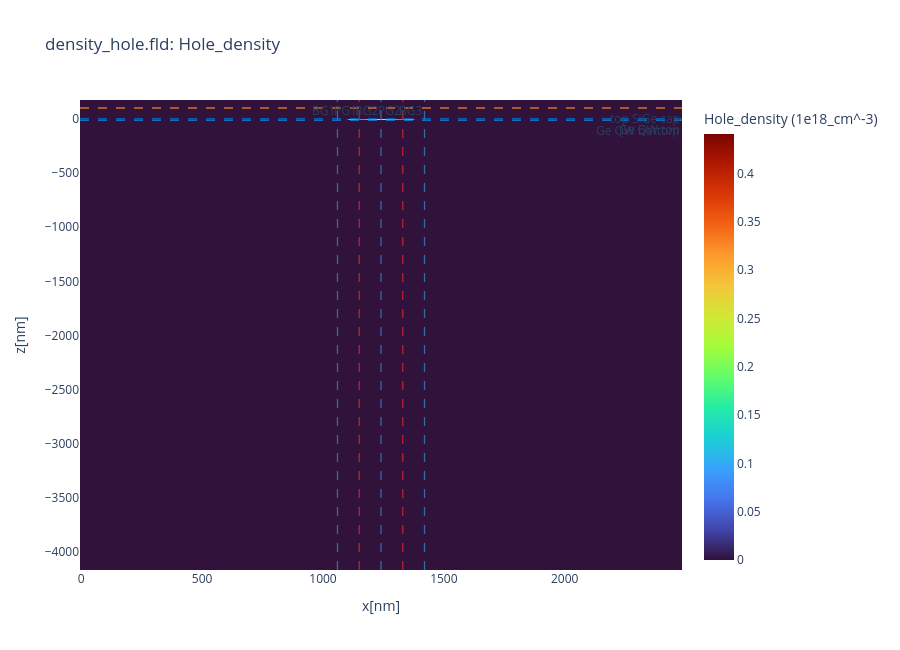

This figure's notebook cell:
### Code cell
hole_line = show_bias_plane_with_linecut(
    RUN_ROOT,
    'density_hole',
    interactive=INTERACTIVE_PLANES,
    interactive_linecut=INTERACTIVE_LINECUTS,
    line_axis=SURFACE_LINECUT_AXIS,
    line_coords=SURFACE_LINECUT_COORDS,
    log10=False,
    bias=BIAS_INDEX,
)
print('Chosen hole-density line cut:', hole_line['chosen_coords'])

### Figure 1 — Plotly figure (JSON) as saved in the notebook; plotly's stock layout.template omitted (floating-point values rounded to 4 significant figures; data arrays with more than 128 entries replaced by an {"elided": "..."} marker saying what was removed)
{"data": [{"colorbar": {"title": {"text": "Hole_density (1e18_cm^-3)"}}, "colorscale": [[0, "#30123b"], [0.07143, "#4145ab"], [0.1429, "#4675ed"], [0.2143, "#39a2fc"], [0.2857, "#1bcfd4"], [0.3571, "#24eca6"], [0.4286, "#61fc6c"], [0.5, "#a4fc3b"], [0.5714, "#d1e834"], [0.6429, "#f3c63a"], [0.7143, "#fe9b2d"], [0.7857, "#f36315"], [0.8571, "#d93806"], [0.9286, "#b11901"], [1, "#7a0402"]], "type": "heatmap", "x": [0.0, 10.44, 18.61, 25.0, 30.0, 40.0, 134.4, 228.9, 323.3, 417.8, 512.2, 606.7, 701.1, 795.6, 890.0, 992.4, 1015.0, 1020.0, 1025.0, 1030.0, 1035.0, 1040.0, 1045.0, 1050.0, 1055.0, 1060.0, 1065.0, 1070.0, 1075.0, 1080.0, 1085.0, 1090.0, 1095.0, 1100.0, 1105.0, 1110.0, 1115.0, 1120.0, 1125.0, 1130.0, 1135.0, 1140.0, 1145.0, 1150.0, 1155.0, 1160.0, 1165.0, 1170.0, 1175.0, 1180.0, 1185.0, 1190.0, 1195.0, 1200.0, 1205.0, 1210.0, 1215.0, 1220.0, 1225.0, 1230.0, 1235.0, 1240.0, 1245.0, 1250.0, 1255.0, 1260.0, 1265.0, 1270.0, 1275.0, 1280.0, 1285.0, 1290.0, 1295.0, 1300.0, 1305.0, 1310.0, 1315.0, 1320.0, 1325.0, 1330.0, 1335.0, 1340.0, 1345.0, 1350.0, 1355.0, 1360.0, 1365.0, 1370.0, 1375.0, 1380.0, 1385.0, 1390.0, 1395.0, 1400.0, 1405.0, 1410.0, 1415.0, 1420.0, 1425.0, 1430.0, 1435.0, 1440.0, 1445.0, 1450.0, 1455.0, 1460.0, 1465.0, 1488.0, 1590.0, 1684.0, 1779.0, 1873.0, 1968.0, 2062.0, 2157.0, 2251.0, 2346.0, 2440.0, 2450.0, 2455.0, 2461.0, 2470.0, 2480.0], "y": {"elided": "554 float values"}, "z": {"elided": "554x123 float values"}}], "layout": {"annotations": [{"showarrow": false, "text": "BG1", "x": 1060, "xanchor": "right", "xref": "x", "y": 1, "yanchor": "top", "yref": "y domain"}, {"showarrow": false, "text": "PG1", "x": 1150, "xanchor": "right", "xref": "x", "y": 1, "yanchor": "top", "yref": "y domain"}, {"showarrow": false, "text": "BG2", "x": 1240, "xanchor": "right", "xref": "x", "y": 1, "yanchor": "top", "yref": "y domain"}, {"showarrow": false, "text": "PG2", "x": 1330, "xanchor": "right", "xref": "x", "y": 1, "yanchor": "top", "yref": "y domain"}, {"showarrow": false, "text": "BG3", "x": 1420, "xanchor": "right", "xref": "x", "y": 1, "yanchor": "top", "yref": "y domain"}, {"showarrow": false, "text": "Ge QW bottom", "x": 1, "xanchor": "right", "xref": "x domain", "y": -14.75, "yanchor": "top", "yref": "y"}, {"showarrow": false, "text": "Ge QW top", "x": 1, "xanchor": "right", "xref": "x domain", "y": -0.25, "yanchor": "top", "yref": "y"}, {"showarrow": false, "text": "top SiGe cap", "x": 1, "xanchor": "right", "xref": "x domain", "y": 99.95, "yanchor": "top", "yref": "y"}], "height": 650, "shapes": [{"line": {"color": "#2C7FB8", "dash": "dash", "width": 1.3}, "opacity": 0.85, "type": "line", "x0": 1060, "x1": 1060, "xref": "x", "y0": 0, "y1": 1, "yref": "y domain"}, {"line": {"color": "#D62728", "dash": "dash", "width": 1.3}, "opacity": 0.85, "type": "line", "x0": 1150, "x1": 1150, "xref": "x", "y0": 0, "y1": 1, "yref": "y domain"}, {"line": {"color": "#2C7FB8", "dash": "dash", "width": 1.3}, "opacity": 0.85, "type": "line", "x0": 1240, "x1": 1240, "xref": "x", "y0": 0, "y1": 1, "yref": "y domain"}, {"line": {"color": "#D62728", "dash": "dash", "width": 1.3}, "opacity": 0.85, "type": "line", "x0": 1330, "x1": 1330, "xref": "x", "y0": 0, "y1": 1, "yref": "y domain"}, {"line": {"color": "#2C7FB8", "dash": "dash", "width": 1.3}, "opacity": 0.85, "type": "line", "x0": 1420, "x1": 1420, "xref": "x", "y0": 0, "y1": 1, "yref": "y domain"}, {"line": {"color": "#0B78D0", "dash": "dash", "width": 1.3}, "opacity": 0.9, "type": "line", "x0": 0, "x1": 1, "xref": "x domain", "y0": -14.75, "y1": -14.75, "yref": "y"}, {"line": {"color": "#0B78D0", "dash": "dash", "width": 1.3}, "opacity": 0.9, "type": "line", "x0": 0, "x1": 1, "xref": "x domain", "y0": -0.25, "y1": -0.25, "yref": "y"}, {"line": {"color": "#E67E22", "dash": "dash", "width": 1.3}, "opacity": 0.9, "type": "line", "x0": 0, "x1": 1, "xref": "x domain", "y0": 99.95, "y1": 99.95, "yref": "y"}], "title": {"text": "density_hole.fld: Hole_density"}, "xaxis": {"title": {"text": "x[nm]"}}, "yaxis": {"title": {"text": "z[nm]"}}}}
